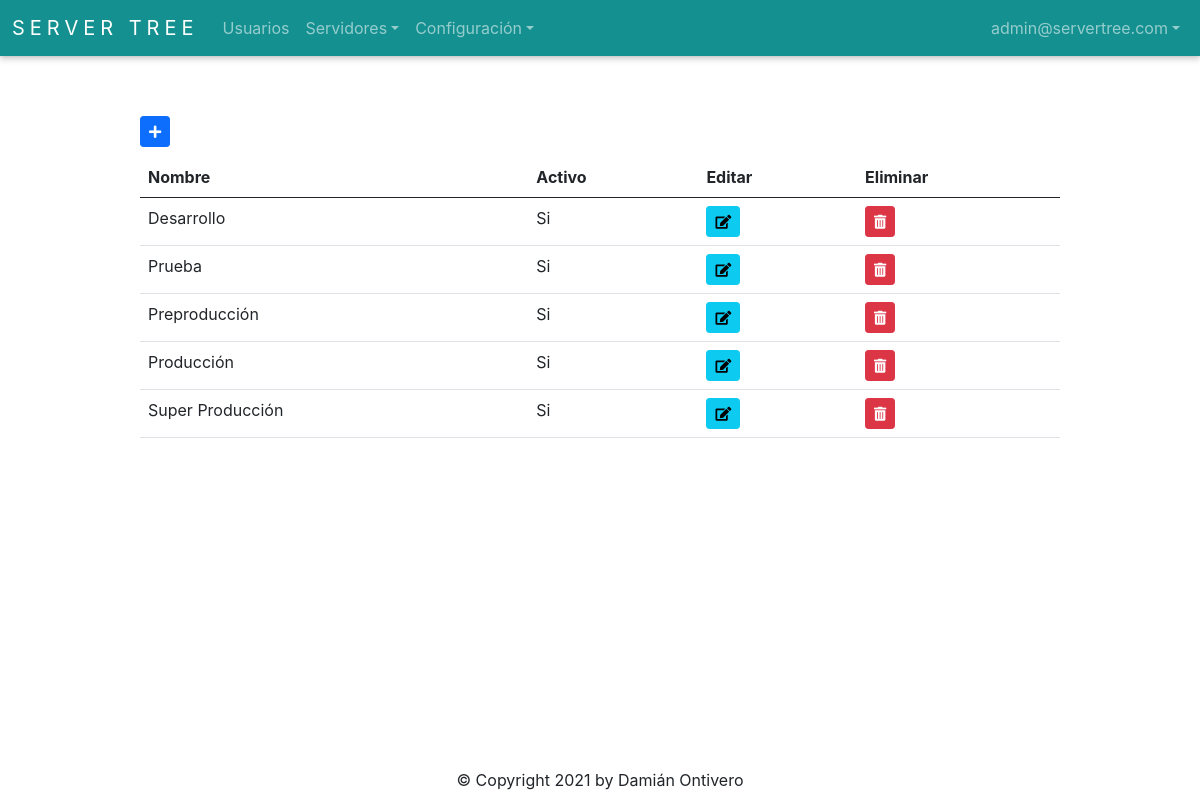
The page /environment/get_all (signed in) on the database its author committed.
### app/auth/models.py (models this page shows, shortened)
class User(db.Model, UserMixin):
    __tablename__ = 'Users'
    id = db.Column(db.Integer, autoincrement=True, primary_key=True)
    firstname = db.Column(db.String(128), nullable=False)
    lastname = db.Column(db.String(128), nullable=False)
    email = db.Column(db.String(256), unique=True, nullable=False)
    password = db.Column(db.String(256), nullable=False)
    role_id = db.Column(db.Integer, db.ForeignKey('Roles.id'), nullable=False)
    is_active = db.Column(db.Boolean)
    @staticmethod
    def get_by_id(id):
        return User.query.get(id)

### app/environments/models.py (models this page shows, shortened)
class Environment(db.Model):
    __tablename__ = 'Environments'
    id = db.Column(db.Integer, autoincrement=True, primary_key=True, nullable=False)
    name = db.Column(db.String(50), nullable=False)
    is_active = db.Column(db.Boolean)
    @staticmethod
    def get_all():
        return Environment.query.all()

### app/environments/routes.py (the view)
@environment_bp.route('/get_all', methods=['GET', 'POST'])
@login_required
def get_all():
    data = Environment.get_all()
    environments = data
    environment_form = EnvironmentForm()
    user_form = UserForm()
    return render_template('environments.html', data=data, environments=environments, environment_form=environment_form, user_form=user_form)

### app/auth/models.py (called while the page is built)
    @staticmethod
    def get_all():
        return Role.query.all()

### app/auth/routes.py (called while the page is built)
@login_manager.user_loader
def load_user(user_id):
    return User.get_by_id(int(user_id))

### app/environments/templates/environments.html (shortened to what this page needs)
{% extends 'base.html' %}
{% import 'bootstrap/wtf.html' as wtf %}
{% block content %}
<div class="buttons">
  {% if current_user.role_id == 1 %}
    <button type="button" id="addEnvironmentButton" class="btn btn-primary btn-sm" data-bs-toggle="modal" data-bs-target="#environmentModal"><i class="fas fa-plus"></i></button>
  {% else %}
    <button disabled type="button" id="addEnvironmentButton" class="btn btn-primary btn-sm" data-bs-toggle="modal" data-bs-target="#environmentModal"><i class="fas fa-plus"></i></button>
  {% endif %}
</div>
<table class="table table-hover">
  <thead>
    <tr>
      <th>Nombre</th>
      <th>Activo</th>
      <th>Editar</th>
      <th>Eliminar</th>
    </tr>
  </thead>
  <tbody>
    {% for environment in data %}
      <tr>
        <td>{{ environment.name }}</td>
        <td>
          {% if environment.is_active == 0 %}
            No
          {% elif environment.is_active == 1  %}
            Si
          {% endif %}
        </td>
        {% if current_user.role_id == 1 %}
          <td>
            <button type="button" class="btn btn-info btn-sm" id="editEnvironmentButton" data-id={{ environment.id }} data-bs-toggle="modal" data-bs-target="#environmentModal"><i class="fas fa-edit"></i></button>
          </td>
          <td>
            <button type="button" class="btn btn-danger btn-sm" id="deleteEnvironmentButton" data-id={{ environment.id }} data-bs-toggle="modal" data-bs-target="#deleteEnvironmentModal"><i class="fas fa-trash-alt"></i></button>
          </td>
        {% endif %}
      </tr>
    {% endfor %}
  </tbody>
</table>
{% endblock %}

### app/templates/base.html (shortened to what this page needs)
<!doctype html>
<html>
<head>
  <link rel="stylesheet" href="{{ url_for('static', filename='style.css') }}">
  <link rel="stylesheet" href="https://cdn.jsdelivr.net/npm/bootstrap@5.0.0/dist/css/bootstrap.min.css">
  <link rel="stylesheet" href="https://use.fontawesome.com/releases/v5.6.3/css/all.css">
</head>
<body>
  <nav class="navbar navbar-expand-lg navbar-dark">
      <div class="container-fluid">
        <a class="navbar-brand" href="{{ url_for('index.index') }}">Server Tree</a>
        <div class="collapse navbar-collapse" id="navbarSupportedContent">
          <ul class="navbar-nav me-auto mb-2 mb-lg-0">
              <li class="nav-item">
                <a class="nav-link" href="{{ url_for('auth.get_user_all') }}">Usuarios</a>
              </li>
              <li class="nav-item dropdown">
                  <a class="nav-link dropdown-toggle" href="#" id="navbarDropdown" role="button" data-bs-toggle="dropdown" aria-expanded="false">Servidores</a>
              </li>
              <li class="nav-item dropdown">
                  <a class="nav-link dropdown-toggle" href="#" id="navbarDropdown" role="button" data-bs-toggle="dropdown" aria-expanded="false">Configuración</a>
              </li>
          </ul>
          <ul class="navbar-nav">
            <li class="nav-item dropdown">
              <a class="nav-link dropdown-toggle" href="#" id="navbarDropdown" role="button" data-bs-toggle="dropdown" aria-expanded="false">{{ current_user.email }}</a>
            </li>
          </ul>
        </div>
      </div>
  </nav>
  <div class="container-base">
    {% block content %}{% endblock %}
  </div>
  <div class="footer">
    &copy; Copyright 2021 by Damián Ontivero
  </div>
</body>
</html>

### app/static/style.css (style rules this page uses)
* { text-decoration: none; font-family: -apple-system, BlinkMacSystemFont, 'Segoe UI', Roboto, Oxygen, Ubuntu, Cantarell, 'Open Sans', 'Helvetica Neue', sans-serif; }
html, body { margin: 0; padding: 0; width: 100%; height: 100%; position: relative; }
.navbar { background-color: #159090; box-shadow: 0 0 0.2rem rgb(0 0 0 / 10%), 0 0.2rem 0.4rem rgb(0 0 0 / 20%); }
.navbar-brand { text-transform: uppercase; letter-spacing: 5px; font-size: large; }
.footer { width: 100%; text-align: center; position: absolute; bottom: 1%; }
.container-base { width: 80%; position: relative; padding: 20px; left: 10%; top: 5%; overflow-x: auto; }
.container-base .buttons { margin-bottom: 10px; }

### rows shown on the page
User: email "admin@servertree.com"
Environment: name "Desarrollo", is_active "Si"
Environment: name "Prueba", is_active "Si"
Environment: name "Preproducción", is_active "Si"
Environment: name "Producción", is_active "Si"
Environment: name "Super Producción", is_active "Si"
